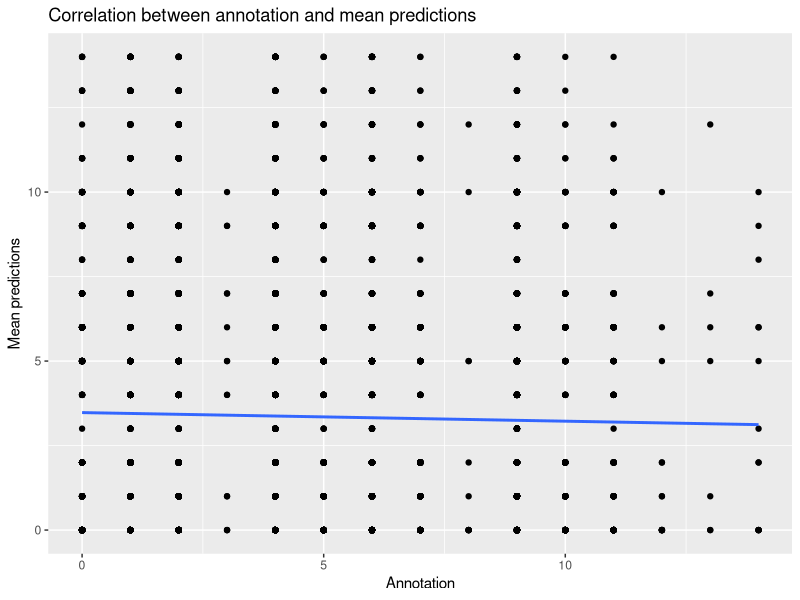
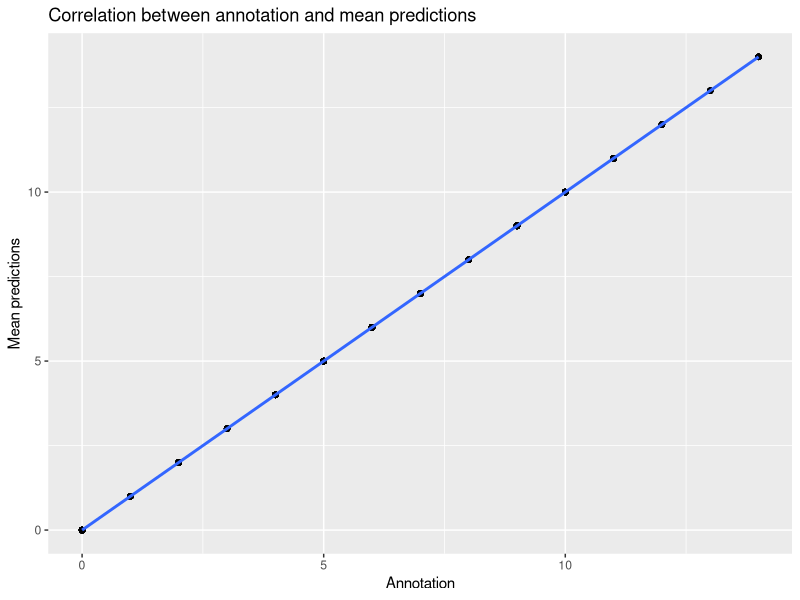

Recreate these plots in R, in order.
## ---- chunk 1
library(ggplot2)
# Load the data
data <- read.csv("../../../posterior_samples/production_posteriorPredictive_test2.csv")
## ---- chunk 2
# correlation plot
ggplot(data, aes(x = annotation_encoded, y = mean_predictions_map)) +
  geom_point() +
  geom_smooth(method = "lm", se = FALSE) +
  labs(title = "Correlation between annotation and mean predictions",
       x = "Annotation",
       y = "Mean predictions")
## ---- chunk 3
ggplot(data, aes(x = annotation_encoded, y = mean_predictions)) +
  geom_point() +
  geom_smooth(method = "lm", se = FALSE) +
  labs(title = "Correlation between annotation and mean predictions",
       x = "Annotation",
       y = "Mean predictions")
